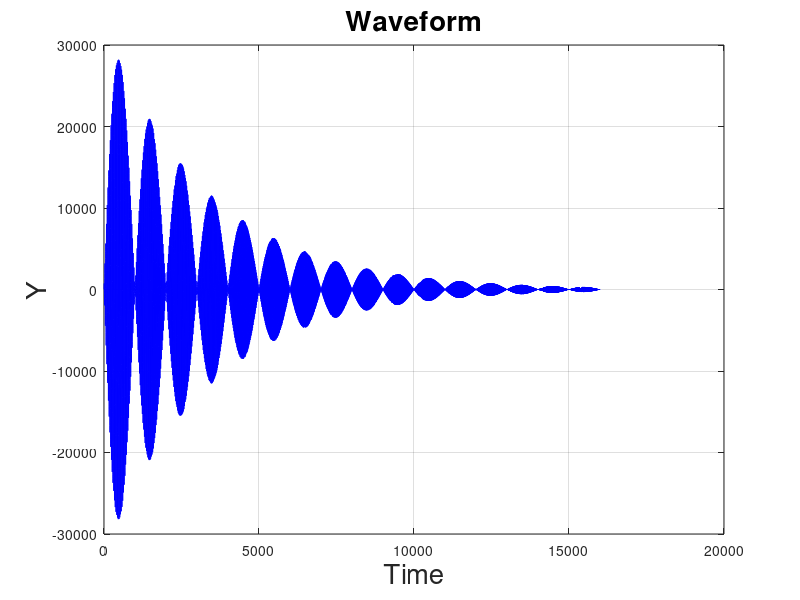

Recreate this plot in MATLAB. (Note: this script raises an error after producing the figure.)
% Program to create a warbling wave file with variable amplitude and pitch.
% function make_wav_file()
% Initialization / clean-up code.
clc;    % Clear the command window.
close all;  % Close all figures (except those of imtool.)
clear;  % Erase all existing variables. Or clearvars if you want.
workspace;  % Make sure the workspace panel is showing.
format long g;
format compact;
fontSize = 20;

% Create the filename where we will save the waveform.
folder = pwd;
baseFileName = 'Test_Wave.wav';
fullFileName = fullfile(folder, baseFileName);
fprintf('Full File Name = %s\n', fullFileName);

% Set up the time axis:
Fs = 8000;
duration = 2; % seconds.
t = 1 : duration * Fs; % 2 seconds

% Set up the period (pitch, frequency):
T = 13; % Constant pitch if you use this.
T = linspace(25, 8, length(t)); % Pitch changes if you use this.

% Create the maximum amplitude:
Amplitude = 32767;
% Add an exponential decay:
Amplitude = Amplitude .* exp(-0.0003*t);

% Add an ocillation on the amplitude:
% Amplitude = Amplitude .* rand(1, length(x)); % Makes a shushing/roaring sound.
Amplitude = Amplitude .* sin(2.*pi.*t./2000); % Decaying pulsing sound.

% Construct the waveform:
y = int16(Amplitude .* sin(2.*pi.*t./T));
% y = abs(int16(Amplitude .* sin(2.*pi.*x./T)));

% Plot the waveform:
plot(t, y, 'b-');
title('Waveform', 'FontSize', fontSize);
xlabel('Time', 'FontSize', fontSize);
ylabel('Y', 'FontSize', fontSize);
grid on;
% Enlarge figure to full screen.
set(gcf, 'units','normalized','outerposition',[0 0 1 1]);
fprintf('Writing file %s...\n', fullFileName);

% Write the waveform to a file:
audiowrite(fullFileName, y, Fs);

% Play the sound as many times as the user wants.
playAgain = true;
counter = 1;
while playAgain
	% Play the sound that we just created.
	fprintf('Playing file %s   %d times...\n', fullFileName, counter);
	player = audioplayer(y, Fs);
	play(player);
	% Ask user if they want to play the sound again.
	promptMessage = sprintf('You have played the sound %d times.\nDo you want to play the sound again?', counter);
	titleBarCaption = 'Continue?';
	button = questdlg(promptMessage, titleBarCaption, 'Yes', 'No', 'Yes');
	if strcmpi(button, 'No')
		playAgain = false;
		break;
	end
	counter = counter + 1;
end

% Alert user that we are done.
message = sprintf('Done playing %s.\n', fullFileName);
fprintf('%s\n', message);
promptMessage = sprintf('Done playing %s.\nClick OK to close the window\nor Cancel to leave it up.', fullFileName);
titleBarCaption = 'Continue?';
button = questdlg(promptMessage, titleBarCaption, 'OK', 'Cancel', 'OK');
if strcmpi(button, 'OK')
	close all;	% Close down the figure.
end

